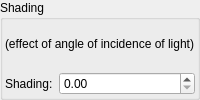
           <widget class="QGroupBox" name="groupBox_6">
            <property name="title">
             <string>Shading</string>
            </property>
            <layout class="QVBoxLayout" name="verticalLayout_8">
             <property name="leftMargin">
              <number>2</number>
             </property>
             <property name="topMargin">
              <number>2</number>
             </property>
             <property name="rightMargin">
              <number>2</number>
             </property>
             <property name="bottomMargin">
              <number>2</number>
             </property>
             <item>
              <widget class="QLabel" name="label_2">
               <property name="text">
                <string>(effect of angle of incidence of light)</string>
               </property>
              </widget>
             </item>
             <item>
              <layout class="QGridLayout" name="gridLayout_7" columnstretch="0,1">
               <item row="0" column="0">
                <widget class="QLabel" name="label_55">
                 <property name="text">
                  <string>Shading:</string>
                 </property>
                </widget>
               </item>
               <item row="0" column="1">
                <widget class="MyDoubleSpinBox" name="spinbox_shading">
                 <property name="sizePolicy">
                  <sizepolicy hsizetype="Minimum" vsizetype="Maximum">
                   <horstretch>0</horstretch>
                   <verstretch>0</verstretch>
                  </sizepolicy>
                 </property>
                 <property name="toolTip">
                  <string>&lt;html&gt;&lt;head/&gt;&lt;body&gt;&lt;p&gt;angle of incidence effects intensity&lt;/p&gt;&lt;table border=&quot;0&quot; style=&quot; margin-top:0px; margin-bottom:0px; margin-left:0px; margin-right:0px;&quot; cellspacing=&quot;2&quot; cellpadding=&quot;0&quot;&gt;&lt;tr&gt;&lt;td&gt;&lt;p&gt;shading 0.0&lt;/p&gt;&lt;/td&gt;&lt;td&gt;&lt;p&gt;shading 1.0 &lt;/p&gt;&lt;/td&gt;&lt;/tr&gt;&lt;tr&gt;&lt;td&gt;&lt;p&gt;&lt;img src=&quot;:/tooltips/tooltips_images/image - shader - shading 0.jpg&quot;/&gt;&lt;/p&gt;&lt;/td&gt;&lt;td&gt;&lt;p&gt;&lt;img src=&quot;:/tooltips/tooltips_images/image - shader - shading 1.jpg&quot;/&gt;&lt;/p&gt;&lt;/td&gt;&lt;/tr&gt;&lt;/table&gt;&lt;/body&gt;&lt;/html&gt;</string>
                 </property>
                 <property name="prefix">
                  <string/>
                 </property>
                 <property name="suffix">
                  <string/>
                 </property>
                 <property name="decimals">
                  <number>2</number>
                 </property>
                 <property name="maximum">
                  <double>1000.000000000000000</double>
                 </property>
                 <property name="singleStep">
                  <double>0.100000000000000</double>
                 </property>
                </widget>
               </item>
              </layout>
             </item>
            </layout>
           </widget>
